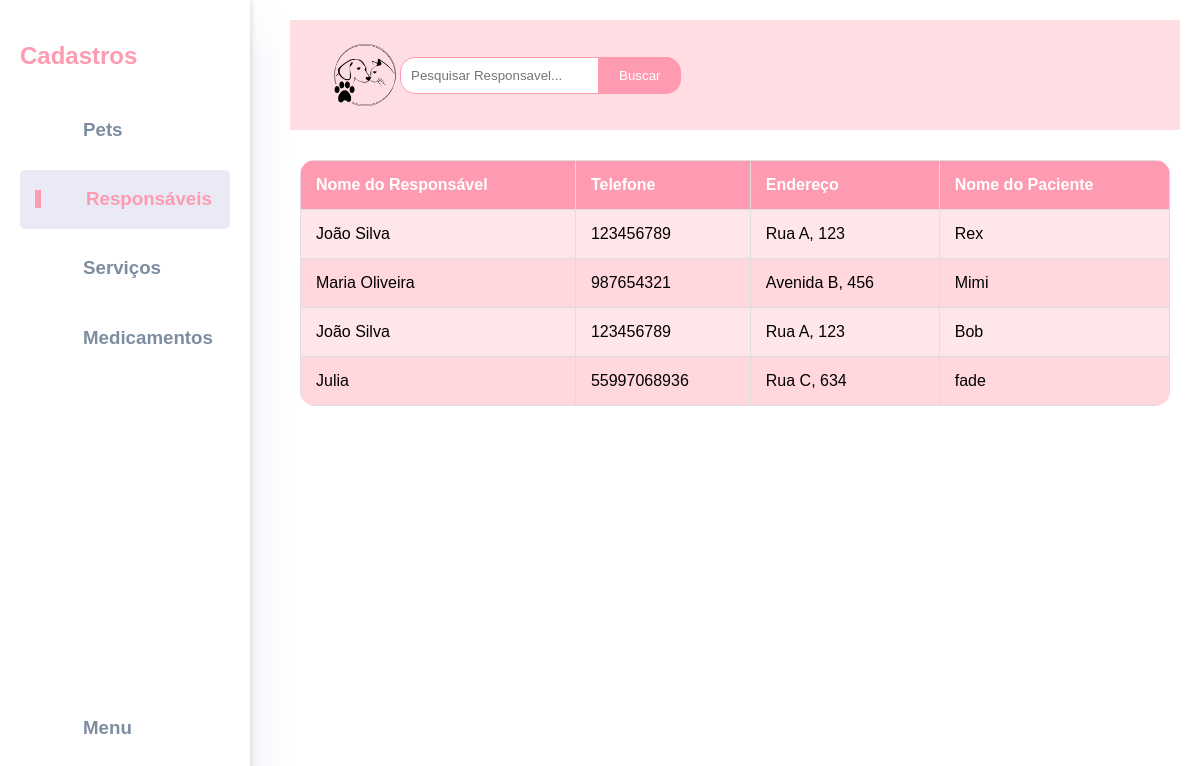
/cadastroResp.php, run on an earlier commit of the app's database.
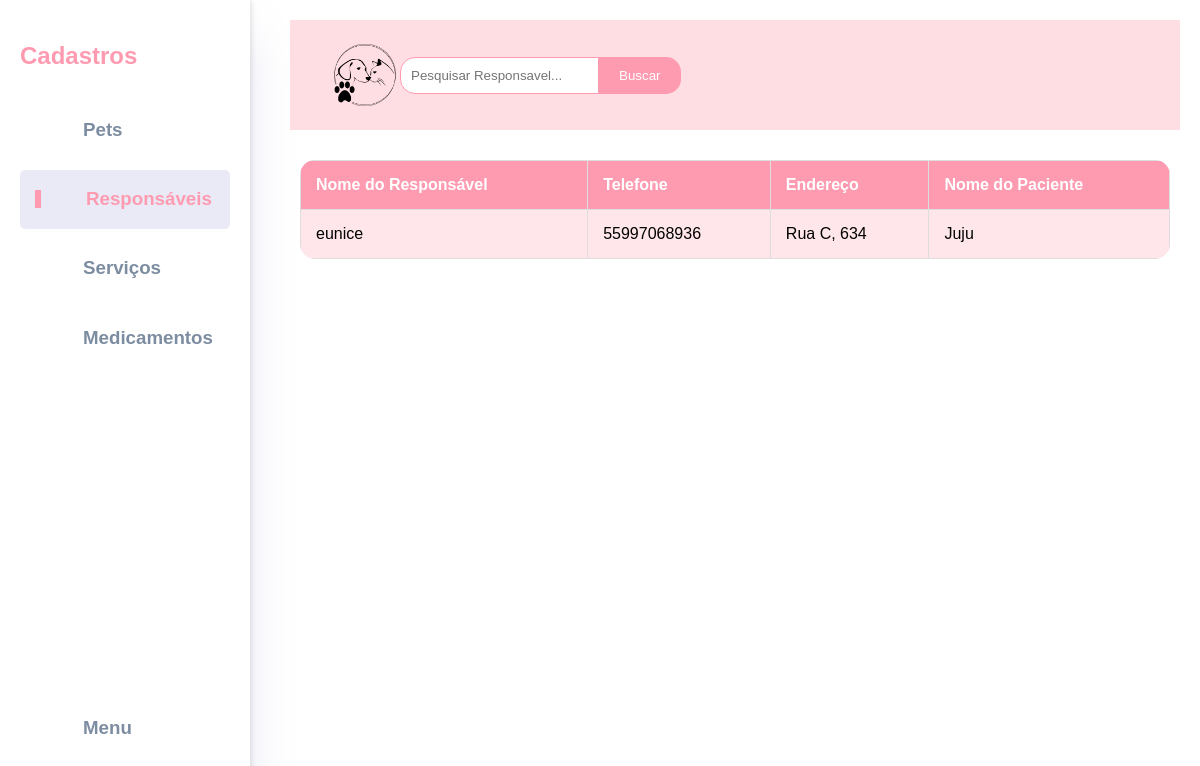
And on a later commit of the database.
### tables this page shows
CREATE TABLE IF NOT EXISTS `pacientes` (
  `id` int NOT NULL AUTO_INCREMENT,
  `nome` varchar(100) NOT NULL,
  `nascimento` date NOT NULL,
  `raca` varchar(50) DEFAULT NULL,
  `especie` varchar(50) DEFAULT NULL,
  `porte` enum('Pequeno','Médio','Grande') DEFAULT NULL,
  `peso` decimal(5,2) DEFAULT NULL,
  `sexo` enum('Macho','Fêmea') DEFAULT NULL,
  `castrado` tinyint(1) DEFAULT NULL,
  `observacao` text NOT NULL,
  `responsavel_id` int DEFAULT NULL,
  PRIMARY KEY (`id`),
  KEY `fk_responsavel` (`responsavel_id`)
);

CREATE TABLE IF NOT EXISTS `responsaveis` (
  `id` int NOT NULL AUTO_INCREMENT,
  `nome` varchar(100) NOT NULL,
  `telefone` varchar(15) DEFAULT NULL,
  `endereco` varchar(255) DEFAULT NULL,
  PRIMARY KEY (`id`)
);

### cadastroResp.php (the view, shortened to what this page needs)
<!DOCTYPE html>
<html lang="pt-BR">
<head>
    <link rel="stylesheet" href="styles.css">
    <link rel="stylesheet" href="cad.css">
</head>
<body>
    <aside>
        <div class="sidebar">
            <div class="toggle">
                <div class="logo">
                    <h2>Cadastros</h2>
                </div>
            </div>
            <a href="cadastros.php">
                <h3>Pets</h3>
            </a>
            <a href="cadastroResp.php" class="active">
                <h3>Responsáveis</h3>
            </a>
            <a href="cadastroServ.php">
                <h3>Serviços</h3>
            </a>
            <a href="cadastroMedi.php">
                <h3>Medicamentos</h3>
            </a>
            <a href="inicio.php">
                <h3>Menu</h3>
            </a>
        </div>
    </aside>
    <div class="content">
        <header>
            <div class="navbar">
                <img src="logo.png" alt="Logo">
                <div class="search-container">
                    <form action="pesquisarResp.php" method="get">
                        <input type="text" placeholder="Pesquisar Responsavel..." name="pesquisa">
                        <button type="submit">Buscar</button>
                    </form>
                </div>
            </div>
        </header>
        <div style="padding: 10px">
            <?php
            include("conecta.php");
            $sql = "SELECT p.nome AS paciente_nome, r.nome AS responsavel_nome, r.telefone, r.endereco
        FROM pacientes p
        JOIN responsaveis r ON p.responsavel_id = r.id";
            $resultado = mysqli_query($conexao, $sql);
            echo '<table>
<thead>
    <tr>
        <th scope="col">Nome do Responsável</th>
        <th scope="col">Telefone</th>
        <th scope="col">Endereço</th>
        <th scope="col">Nome do Paciente</th>
    </tr>
</thead>
<tbody>';
            while ($dados = mysqli_fetch_assoc($resultado)) {
                echo "<tr>";
                echo "<td>" . htmlspecialchars($dados['responsavel_nome']) . "</td>";
                echo "<td>" . htmlspecialchars($dados['telefone']) . "</td>";
                echo "<td>" . htmlspecialchars($dados['endereco']) . "</td>";
                echo "<td>" . htmlspecialchars($dados['paciente_nome']) . "</td>";
                echo "</tr>";
            }
            echo '</tbody>
</table>';
            ?>
        </div>
    </div>
</body>
</html>

### styles.css (style rules this page uses)
body { background-color: #ffffff; font-family: Arial, sans-serif; }
header { display: flex; justify-content: space-between; align-items: center; padding: 0px 20px; background-color: #ffdee3; }
header img { height: 70px; }
header input[type="text"] { padding: 5px; border-radius: 15px; border: 1px solid #ff9bb1; }

### cad.css (style rules this page uses)
* { margin: 0; padding: 0; box-sizing: border-box; }
body { font-family: 'Arial', sans-serif; background-color: #ffffff; margin: 0; padding: 0; color: #000000; }
.sidebar { width: 250px; background-color: #fff; padding: 20px; box-shadow: 2px 0 5px rgba(0, 0, 0, 0.1); position: fixed; height: 100%; }
.sidebar h2 { color: #ff9bb1; margin-bottom: 30px; text-align: center; }
.sidebar a { display: block; color: #333; padding: 15px; margin-bottom: 10px; text-decoration: none; border-radius: 5px; transition: background 0.3s; }
.sidebar a.active { background-color: #ff9bb1; color: #fff; }
.content { flex-grow: 1; padding: 20px; margin-left: 270px; background-color: #fff; }
.navbar { display: flex; justify-content: space-between; align-items: center; padding: 20px; background-color: #ffdee3; }
.navbar .search-container { display: flex; align-items: center; }
.navbar form { display: flex; }
.navbar input[type="text"] { padding: 10px; border-radius: 15px 0 0 15px; border: 1px solid #ff9bb1; outline: none; }
.navbar button { padding: 10px 20px; border: 1px solid #ff9bb1; border-radius: 0 15px 15px 0; background-color: #ff9bb1; color: white; cursor: pointer; border-left: none; transition: background 0.3s; }
table { width: 100%; border-collapse: collapse; margin-top: 20px; border-radius: 15px; overflow: hidden; }
table th, table td { padding: 15px; text-align: left; color: #000000; }
table th { background-color: #ff9bb1; color: white; }
table td { background-color: #ffe6ea; }
table tr:nth-child(even) td { background-color: #ffd7dd; }

### cadastroResp.php (style rules this page uses)
:root { --color-primary: #ff9bb1; --color-danger: #FF0060; --color-success: #1B9C85; --color-white: #fff; --color-info-dark: #7d8da1; --color-light: rgba(132, 139, 200, 0.18); --card-border-radius: 2rem; --border-radius-1: 0.4rem; --border-radius-2: 1.2rem; --card-padding: 1.8rem; --padding-1: 1.2rem; --box-shadow: 0 2rem 3rem var(--color-light); }
body { background-color: var(--color-background); font-family: Arial, sans-serif; margin: 0; padding: 0; display: flex; }
aside { width: 250px; height: 100vh; background-color: var(--color-white); box-shadow: var(--box-shadow); border-radius: 15px; position: fixed; left: 0; }
aside .toggle { display: flex; align-items: center; justify-content: space-between; margin-top: 1.4rem; }
aside .toggle .logo { display: flex; gap: 0.5rem; }
aside .sidebar { display: flex; flex-direction: column; }
aside .sidebar a { display: flex; align-items: center; color: var(--color-info-dark); height: 3.7rem; gap: 1rem; position: relative; margin-left: 2rem; transition: all 0.3s ease; }
aside .sidebar a:last-child { position: absolute; bottom: 2rem; width: 100%; }
aside .sidebar a.active { width: 100%; color: var(--color-primary); background-color: var(--color-light); margin-left: 0; }
aside .sidebar a.active::before { content: ''; width: 6px; height: 18px; background-color: var(--color-primary); }
.content { padding: 20px; width: calc(100% - 270px); margin-left: 270px; }
table { width: 100%; border-collapse: collapse; margin-top: 20px; }
th, td { padding: 12px; border: 1px solid #ddd; text-align: left; }
th { background-color: #f2f2f2; }

What changed in the data, as far as the page shows it:
removed pacientes: responsaveis.nome "João Silva", responsaveis.telefone "123456789", responsaveis.endereco "Rua A, 123", nome "Rex"
removed pacientes: responsaveis.nome "Maria Oliveira", responsaveis.telefone "987654321", responsaveis.endereco "Avenida B, 456", nome "Mimi"
no longer on this page (row edited): pacientes: responsaveis.nome "João Silva", responsaveis.telefone "123456789", responsaveis.endereco "Rua A, 123", nome "Bob"
removed pacientes: responsaveis.nome "Julia", responsaveis.telefone "55997068936", responsaveis.endereco "Rua C, 634", nome "fade"
added pacientes: responsaveis.nome "eunice", responsaveis.telefone "55997068936", responsaveis.endereco "Rua C, 634", nome "Juju"
